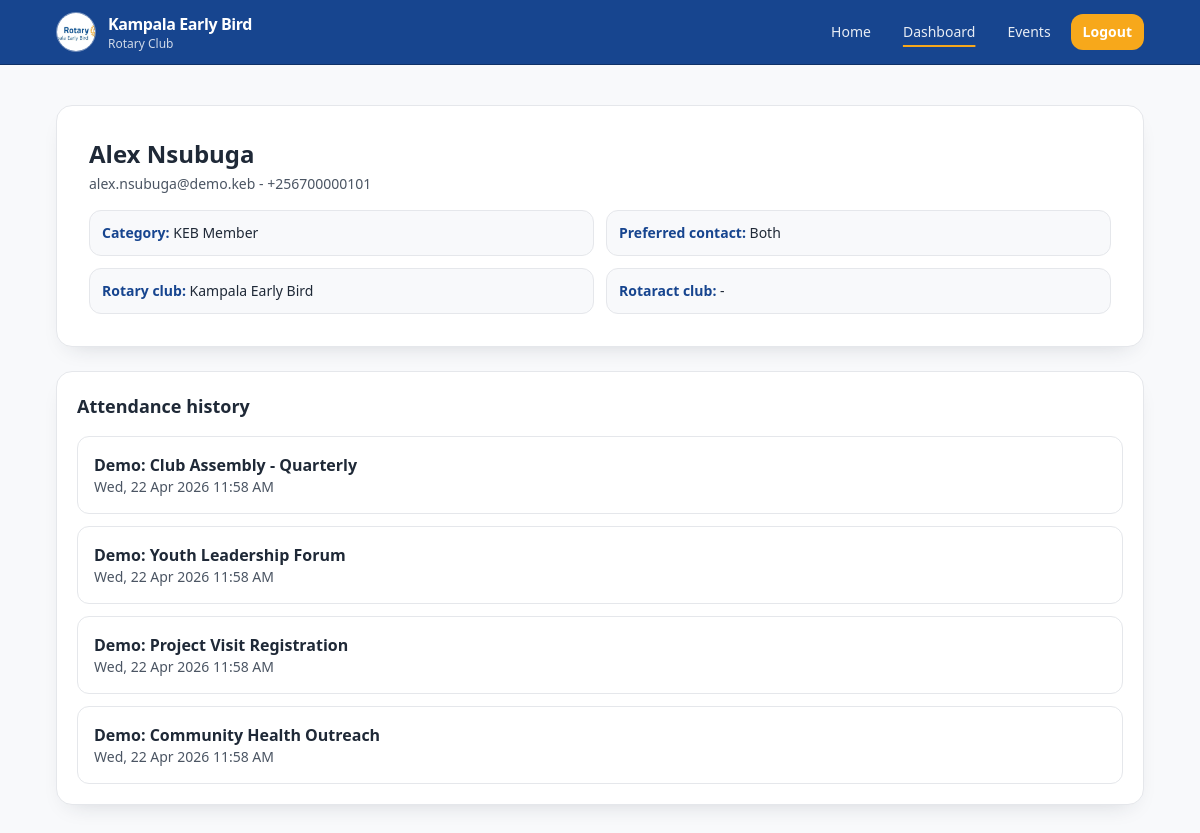
/dashboard/attendees/1/ (signed in), run on the app's committed database.
### attendance/models.py (models this page shows, shortened)
class TimeStampedModel(models.Model):
    created_at = models.DateTimeField(auto_now_add=True)
    updated_at = models.DateTimeField(auto_now=True)
    class Meta:
        abstract = True

class Attendee(TimeStampedModel):
    CATEGORY_CHOICES = [
        ("usual_suspect", "Usual Suspect :)"),
        ("keb_member", "KEB Member"),
        ("rotarian_other_club", "Rotarian (Other Club)"),
        ("rotaractor", "Rotaractor"),
        ("guest", "Guest"),
    ]
    COMMUNICATION_CHOICES = [
        ("email", "Email"),
        ("tel", "Tel"),
        ("both", "Both"),
        ("none", "None"),
    ]
    full_name = models.CharField(max_length=180)
    email = models.EmailField(blank=True, null=True, unique=True)
    phone = models.CharField(max_length=30, blank=True, null=True, unique=True)
    category = models.CharField(max_length=30, choices=CATEGORY_CHOICES, default="usual_suspect")
    rotary_club = models.CharField(max_length=180, blank=True)
    rotaract_club = models.CharField(max_length=180, blank=True)
    communication_preference = models.CharField(
        max_length=20,
        choices=COMMUNICATION_CHOICES,
        default="both",
    )
    additional_comments = models.TextField(blank=True)
    receive_future_emails = models.BooleanField(default=True)
    class Meta:
        ordering = ["full_name"]

class Attendance(models.Model):
    SOURCE_CHOICES = [
        ("qr", "QR Code"),
        ("link", "Direct Link"),
        ("manual", "Manual"),
    ]
    event = models.ForeignKey(Event, on_delete=models.CASCADE, related_name="attendances")
    attendee = models.ForeignKey(Attendee, on_delete=models.CASCADE, related_name="attendances")
    confirmed_at = models.DateTimeField(auto_now_add=True)
    source = models.CharField(max_length=20, choices=SOURCE_CHOICES, default="link")
    class Meta:
        ordering = ["-confirmed_at"]

class Event(TimeStampedModel):
    STATUS_CHOICES = [
        ("open", "Open"),
        ("closed", "Closed"),
        ("archived", "Archived"),
    ]
    public_id = models.UUIDField(default=uuid.uuid4, editable=False, unique=True)
    title = models.CharField(max_length=180)
    description = models.TextField(blank=True)
    venue = models.CharField(max_length=180, blank=True)
    event_date = models.DateTimeField()
    status = models.CharField(max_length=20, choices=STATUS_CHOICES, default="open")
    announce_to_members = models.BooleanField(default=False)
    is_link_active = models.BooleanField(default=True)
    form_template = models.ForeignKey(
        "FormTemplate",
        on_delete=models.SET_NULL,
        related_name="events",
        null=True,
        blank=True,
    )
    created_by = models.ForeignKey(
        settings.AUTH_USER_MODEL,
        on_delete=models.SET_NULL,
        related_name="events",
        null=True,
        blank=True,
    )
    class Meta:
        ordering = ["-event_date"]

### attendance/views.py (the view)
# urls.py: path("dashboard/attendees/<int:pk>/", AttendeeDetailView.as_view(), name="attendee-detail"),
class AttendeeDetailView(LoginRequiredMixin, DetailView):
    model = Attendee
    template_name = "attendance/dashboard/attendee_detail.html"
    context_object_name = "attendee"
    def get_context_data(self, **kwargs):
        context = super().get_context_data(**kwargs)
        context["history"] = self.object.attendances.select_related("event")
        return context

### templates/attendance/dashboard/attendee_detail.html (shortened to what this page needs)
{% extends "attendance/base.html" %}
{% block content %}
<section class="space-y-6">
    <div class="card p-6 sm:p-8">
        <h1 class="text-2xl font-bold text-[#1F2937]">{{ attendee.full_name }}</h1>
        <p class="mt-1 text-sm text-gray-600">{{ attendee.email|default:"No email" }}{% if attendee.phone %} - {{ attendee.phone }}{% endif %}</p>
        <div class="mt-4 grid gap-3 text-sm sm:grid-cols-2">
            <div class="rounded-xl border border-gray-200 bg-[#F8F9FB] p-3"><span class="font-semibold text-rotary-blue">Category:</span> {{ attendee.get_category_display }}</div>
            <div class="rounded-xl border border-gray-200 bg-[#F8F9FB] p-3"><span class="font-semibold text-rotary-blue">Preferred contact:</span> {{ attendee.get_communication_preference_display }}</div>
            <div class="rounded-xl border border-gray-200 bg-[#F8F9FB] p-3"><span class="font-semibold text-rotary-blue">Rotary club:</span> {{ attendee.rotary_club|default:"-" }}</div>
            <div class="rounded-xl border border-gray-200 bg-[#F8F9FB] p-3"><span class="font-semibold text-rotary-blue">Rotaract club:</span> {{ attendee.rotaract_club|default:"-" }}</div>
        </div>
    </div>
    <div class="card">
        <h2 class="text-lg font-semibold text-[#1F2937]">Attendance history</h2>
        <div class="mt-4 space-y-3">
            {% for item in history %}
                <div class="rounded-xl border border-gray-200 p-4">
                    <p class="font-semibold text-[#1F2937]">{{ item.event.title }}</p>
                    <p class="text-sm text-gray-600">{{ item.confirmed_at|date:"D, d M Y g:i A" }}</p>
                </div>
            {% empty %}
                <p class="rounded-xl border border-gray-200 bg-[#F8F9FB] px-4 py-3 text-sm text-gray-500">No attendance records for this attendee yet.</p>
            {% endfor %}
        </div>
    </div>
</section>
{% endblock %}

### data on the page
Attendee: full_name "Alex Nsubuga", email "alex.nsubuga@demo.keb", phone "+256700000101", category "KEB Member", communication_preference "Both", rotary_club "Kampala Early Bird", rotaract_club "-"
Attendance: event "Demo: Club Assembly - Quarterly", confirmed_at "Wed, 22 Apr 2026 11:58 AM"
Attendance: event "Demo: Youth Leadership Forum", confirmed_at "Wed, 22 Apr 2026 11:58 AM"
Attendance: event "Demo: Project Visit Registration", confirmed_at "Wed, 22 Apr 2026 11:58 AM"
Attendance: event "Demo: Community Health Outreach", confirmed_at "Wed, 22 Apr 2026 11:58 AM"
